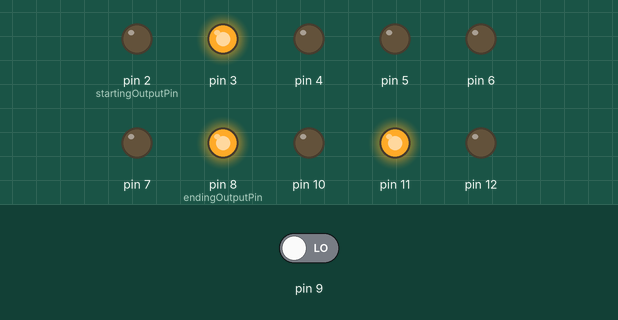
Simulated run of this sketch. Board: Arduino Uno, built with avr-gcc and run on an emulated ATmega328P. On the bench: output pins drawn as LEDs (lit = HIGH). The inputs (shaded band) are chosen by the test bench; at power-on: pin 9 LOW.

Above: at 2.8 s.
2.9 s: pin 9 driven HIGH
At 3.6 s:
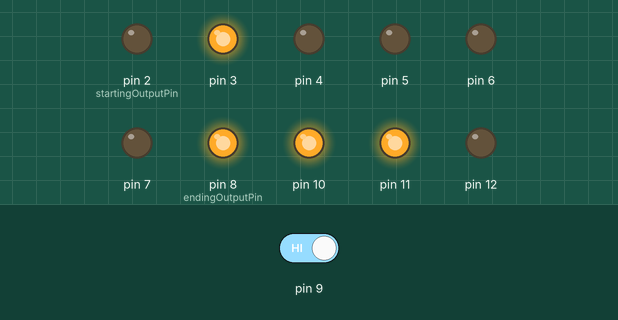
At 11.3 s:
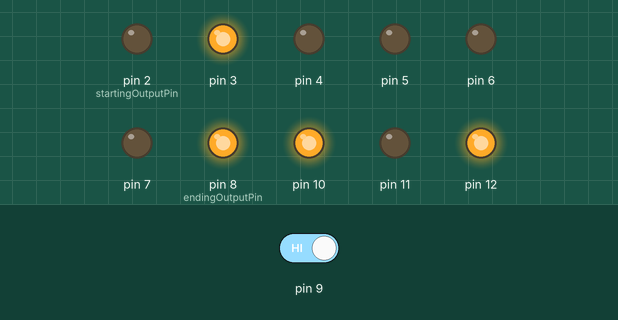
Timing chart, 0 to 32.5 s (numbered marks = the images above; inputs shaded):
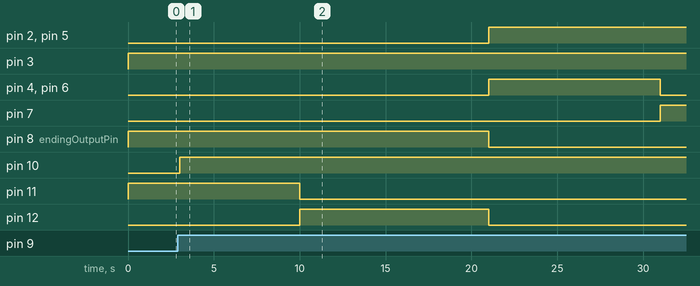

Measured:
- after the input at 2.9 s, pin 10: LOW → HIGH after 0.10 s

The sketch:

intersection.ino
```cpp
int counter = 0;
int state = 0;
int cycleLength = 20;
int tickLength = 1000;

int startingOutputPin = 2;
int endingOutputPin = 8;

int yellowLeadTime = 10;

int overrideState = LOW;

int buttonState;

void setup()
{
    for (int i = startingOutputPin; i <= endingOutputPin; i++)
    {
        pinMode(i, OUTPUT);
    }

    pinMode(9, INPUT);
    pinMode(10, OUTPUT);
    pinMode(11, OUTPUT);
    pinMode(12, OUTPUT);

    Serial.begin(9600);
}

void loop()
{
    // Green and Red Light Control
    if (state == 0){
      // Vertical Going Light
      digitalWrite(8, HIGH);
      digitalWrite(7, LOW);
      digitalWrite(4, LOW);

      // Horizontal Going Light
      digitalWrite(2, LOW);

      analogWrite(3, 255); //RED
      analogWrite(5, 0); //GREEN
      analogWrite(6, 0); // BLUE

      if (counter < (cycleLength - yellowLeadTime)){
        // Green light horizontal on
        digitalWrite(11, HIGH);
        digitalWrite(12, LOW);
      } else {
        // yellow light
        digitalWrite(11, LOW);
        digitalWrite(12, HIGH);
      }
    } else if (state == 1){
      // Horizontal Going Light
      digitalWrite(2, HIGH);
      digitalWrite(12, LOW);
      digitalWrite(11, LOW);

      // Vertical Going Light
      digitalWrite(8, LOW);

      analogWrite(3, 255);
      analogWrite(5, 255);
      analogWrite(6, 255);
      if (counter < (cycleLength - yellowLeadTime)){
        // Green light vertial on
        digitalWrite(4, HIGH);
        digitalWrite(7, LOW);
      } else {
        digitalWrite(4, LOW);
        digitalWrite(7, HIGH);

        analogWrite(3, 255);
        analogWrite(5, 255);
        analogWrite(6, 0);
      }
    }

    // Counter Logic
    if (counter < cycleLength)
    {
        counter++;
    }
    else
    {
      if (overrideState == HIGH){
        state = 1;
        overrideState = LOW;
      } else {
        if (state == 0)
        {
            state = 1;
        }
        else if (state == 1)
        {
            state = 0;
        }
      }
      counter = 0;
    }

    buttonState = digitalRead(9);
    if (buttonState == HIGH){
      overrideState = HIGH;
    }

    digitalWrite(10, overrideState);

    // Per Cycle Logic
    delay(tickLength);
}
```
